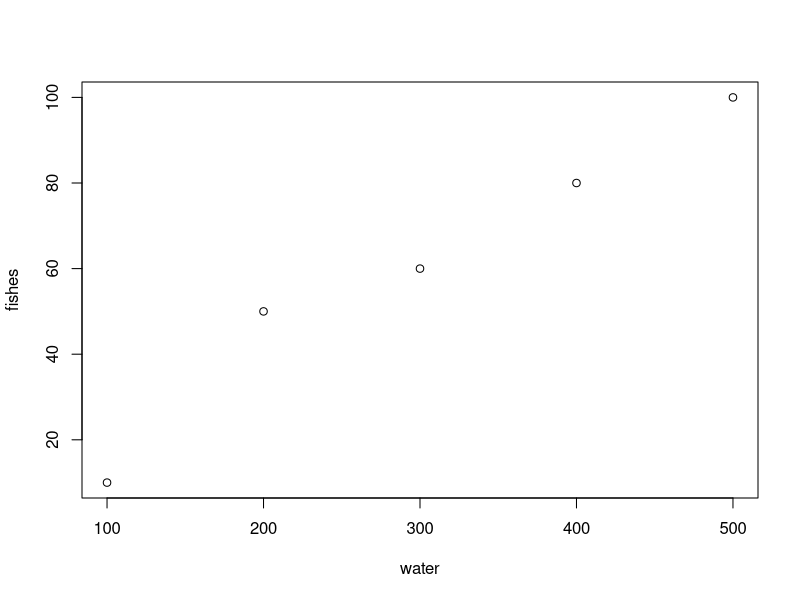

Reproduce this figure in R.
# This part with the hashtag is a part that R can't read but is your own space for commenting the code to understand what it is doing

# This is the first code in github

# Here are the input data
# Costanza data on streams 
water <- c(100, 200, 300, 400, 500)
water

fishes <- c(10, 50, 60, 80, 100)
fishes

# plot the diversity of water vs fishes in a function
plot(water, fishes) 

# the date we developed can be stored in a table which in R can be called Data Frame
# a table in R is called Data Frame

streams <- data.frame(water, fishes)
